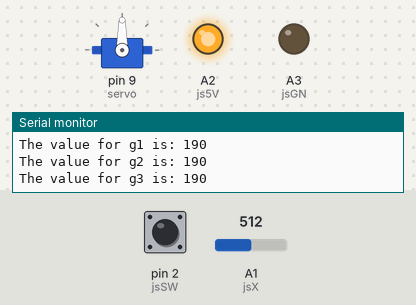
Bench run of a sketch on a simulated Arduino Uno, built with avr-gcc and run on an emulated ATmega328P. On the bench: servo, output pins drawn as LEDs (lit = HIGH), the last lines printed to the serial monitor. Inputs (shaded band) come from the test bench; at power-on: A1 (jsX) = 512, pin 2 (jsSW) HIGH. Random numbers use the default seed unless the sketch sets one.

Above: at 9.2 s.
9.3 s: A1 (jsX) set to 306
At 10.9 s:
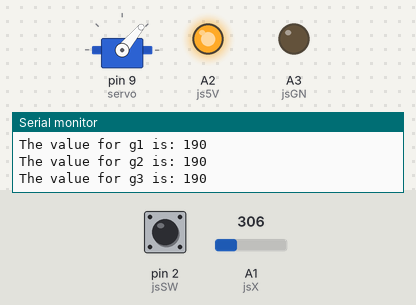
11.5 s: A1 (jsX) set to 0
At 13.2 s:
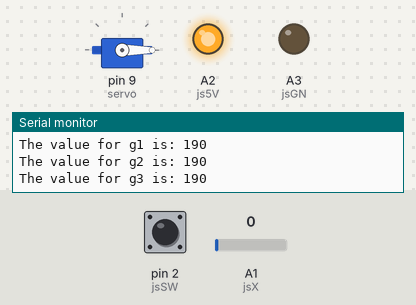
13.7 s: A1 (jsX) set to 900
At 15.6 s:
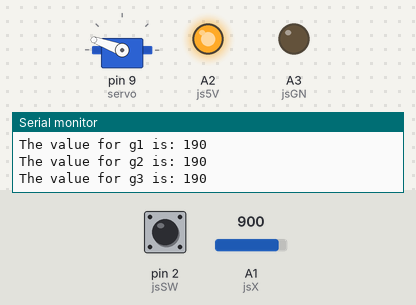
15.9 s: A1 (jsX) set to 1023
At 17.8 s:
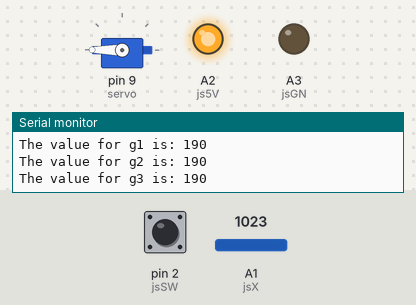
18.1 s: pin 2 (jsSW) pulled LOW for 1.4 s
At 20.4 s:
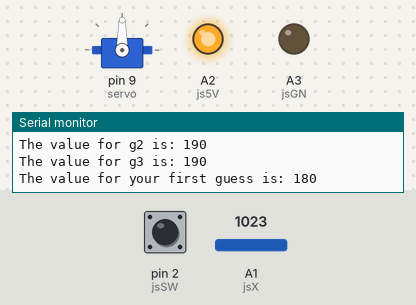
21.0 s: A1 (jsX) set to 716
Timing chart, 0 to 24.0 s (numbered marks = the images above; inputs shaded):
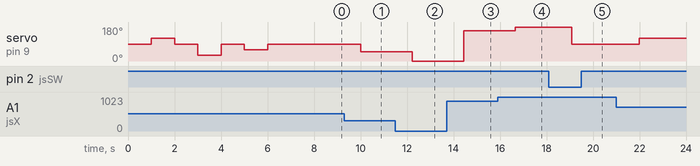

The sketch:

Servo_JoyStick.ino
```cpp
#include <Servo.h>

/*This program is a memory game, basically, the servo motor
 * will move to three different angles (multiples of 10 between 0-18)
 * by using random numbers. Once the 3 angles are shown, you then
 * can guess the angles using the joyStick and your memory.
 * The sensitivity of the joystick is extremely high, and therefore
 * using your hands with surgical precision is also a requirment.
 * Granted, you can just look at the answer in the beginning and
 * simply make it a game about your hands' movement precision rather than memory.
*/

//it is possible to use arrays for more guesses and more angles, I just wrote this simpler version for the sake of saving time
//lots of delays are used in order to give the serial moniter enough time to print everything

Servo servo;
const int theta = 90;
int ra1=10*random(1,18), ra2=10*random(1,18), ra3=10*random(1,18);
//these are the random angles, I choose to use the as global variables because it is easier

#define servoP 9
#define jsGN A3 //joystick ground as A3
#define js5V A2 //joystick +5 V as A2
#define jsX A1  //X axis reading from joystick as A1
#define jsSW 2  //Switch reading from joystick as 2

void initial_pos();   //move the servo at the initial angle of 90deg
void printvalues();   //print values of stuff to reduce the print lines
void servogamefunc(); //the function which allows the servo to move to 3 random angles
void JStoServo();     //The function which takes input from the joystick and converts it to angles for the servo, it also checks the answer

void setup() {
  Serial.begin(115200);       //make sure to open the serial monitor in order to understand what is happening

  servo.attach(9);            //pin 13 to servo

  pinMode(js5V, OUTPUT);      //pin A3 as output
  pinMode(jsGN, OUTPUT);      //pin A2 as output
  digitalWrite(js5V, HIGH);
  digitalWrite(jsGN,LOW);
  pinMode(jsSW, INPUT_PULLUP);

//randomSeed input from any pin, when the memory is already filled with the same values, it will not work properly
  randomSeed(analogRead(0));  // I use 0 because it is not connected to anything

//This function should run only once at the beginning of the program
  servogamefunc();
}

void initial_pos(){
  servo.write(theta);
  delay(1000);
  }

void printvalues(int ra, String valuename){
  Serial.print("The value for ");
  Serial.print(valuename);
  Serial.print(" is: ");
  Serial.println(ra);
  }

void servogamefunc(){
  initial_pos();

//this is meant for seeing the answers when needed
  printvalues(ra1, "ra1");
  printvalues(ra2, "ra2");
  printvalues(ra3, "ra3");

//writing a random angle and reverting to the initial one
  servo.write(ra1);
  delay(1000);
  initial_pos();
  servo.write(ra2);
  delay(1000);
  initial_pos();
  servo.write(ra3);
  delay(1000);
  initial_pos();
  delay(1000);
  }

void JStoServo() {
   delay (500);
   static int g1=190, g2=190, g3=190;         //static guesses 1 to 3, you can guess each angle once
   delay(200);

//the following lines will print the joystick values dynamically
   delay(200);
   int xpos = analogRead(jsX);
   printvalues(xpos, "xpos");
   int SW = digitalRead(jsSW);
   printvalues(SW, "SW");

//the following lines will print the servo values dynamically
//the values for xpos vary between 1019 and 0. The angles vary between 0-18 so:
   int servo_output = (xpos/(1019/18))*10;
   printvalues(servo_output, "servo_output");
   Serial.println();
   servo.write((xpos/(1019/18))*10);          //write the calculated value to the servo

   printvalues(g1,"g1");printvalues(g2,"g2");printvalues(g3,"g3");

   delay(200);

//if else statements for capturing the answer of the user (
//granted, nested if/else statements aren't the best way to do it if you increase the number of guesses and angles)
   if (SW == 0) {
     if (g1>180) {
      g1 = servo_output;
      printvalues(g1, "your first guess");
      initial_pos();
      delay (1000);
      }
     else if (g1<=180 && g2>180) {
      g2 = servo_output;
      printvalues(g2, "your second guess");
      initial_pos();
      delay (1000);
      }
     else if (g1<=180 && g2<=180 && g3>180) {
      g3 = servo_output;
      printvalues(g3, "your third guess");
      initial_pos();
      delay (1000);
      }
     if (g1<=180 && g2<=180 && g3<=180) {
      Serial.println();
      printvalues(g1, "your first guess");  //print all guesses
      printvalues(g2, "your second guess");
      printvalues(g3, "your third guess");
      initial_pos();
      delay (1000);
      printvalues(ra1, "the first angle");  //print answers
      printvalues(ra2, "the second angle");
      printvalues(ra3, "the third angle");
      if (g1==ra1 && g2==ra2 && g3==ra3){
        Serial.println();
        Serial.println("YOU WINN!!");
        }else {Serial.println();Serial.println("BETTER LUCK NEXT TIME");}
      delay(1000);
      exit(1);                              // once the result is shown this is used to exit the loop
      }
       }                                    //end of the if/else statements
}

void loop() {
  //loop the function until it encounters an exit line
  JStoServo();

}
```

Measured:
- after the input at 9.3 s, servo on pin 9 (servo): 90° → 50° after 0.71 s
- after the input at 11.5 s, servo on pin 9 (servo): 50° → 0° after 0.73 s
- after the input at 13.7 s, servo on pin 9 (servo): 0° → 160° after 0.75 s
- after the input at 15.9 s, servo on pin 9 (servo): 160° → 180° after 0.77 s
- after the input at 18.1 s, servo on pin 9 (servo): 180° → 90° after 0.99 s
